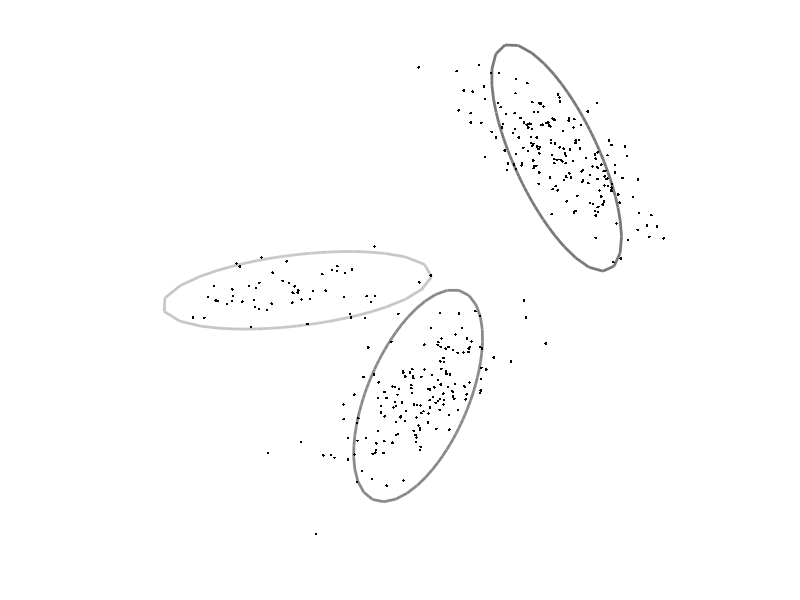
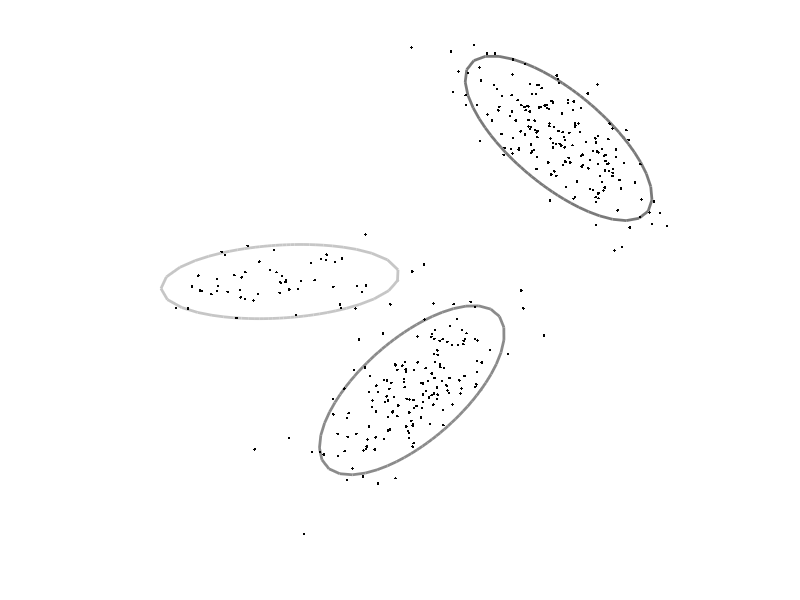

Here is the MATLAB script that generated these plots, in order:
function r=practicalMixGaussC

%The goal of this practical is to generate some data from an n-Dimensional
%mixtures of Gaussians model, and subsequently to fit an
%n-dimensional mixtures of Gaussians model to it to recover the original
%parameters

%You should use this template for your code and fill in the missing 
%sections marked "TO DO"

%close all open plots
close all;

%define true parameters for mixture of k Gaussians
%we will represent the mixtures of Gaussians as a Matlab structure
%in d dimenisions, the mean field
%will be a dxk matrix and the cov field will be a dxdxk matrix.
mixGaussTrue.k = 3;  
mixGaussTrue.d = 2;
mixGaussTrue.weight = [0.1309 0.3966 0.4725];
mixGaussTrue.mean(:,1) = [ 4.0491 ; 4.8597];
mixGaussTrue.mean(:,2) = [ 7.7578 ; 1.6335];
mixGaussTrue.mean(:,3) = [11.9945 ; 8.9206];
mixGaussTrue.cov(:,:,1) = [  4.2534    0.4791;  0.4791    0.3522];
mixGaussTrue.cov(:,:,2) = [  0.9729    0.8723;  0.8723    2.6317];
mixGaussTrue.cov(:,:,3) = [  0.9886   -1.2244; -1.2244    3.0187];

%define number of samples to generate
nData = 400;

%generate data from the mixture of Gaussians
%TO DO - fill in this routine (below)
data = mixGaussGen(mixGaussTrue,nData);

%draw data, true Gaussians
figure;
drawEMData2d(data,mixGaussTrue);
drawnow;

%define number of components to estimate
nGaussEst = 3;

%fit mixture of Gaussians
%TO DO fill in this routine (below)
figure;
mixGaussEst = fitMixGauss(data,nGaussEst);




%==========================================================================
%==========================================================================

%the goal of this function is to generate data from a k-dimensional
%mixtures of Gaussians structure.
function data = mixGaussGen(mixGauss,nData);

%create space for output data
data = zeros(mixGauss.d,nData);
%for each data point
for (cData =1:nData)
    %randomly choose Gaussian according to probability distributions
    h = sampleFromDiscrete(mixGauss.weight);
    %draw a sample from the appropriate Gaussian distribution
    %first sample from the covariance matrix (google how to do this - it
    %will involve the Matlab command 'chol').  Then add the mean vector
    %TO DO (f)- replace this
    L=chol(mixGauss.cov(:,:,h));
    x=randn(2,1);
    data(:,cData) =mixGauss.mean(:,h)+L*x;
    
   
end;
    
%==========================================================================
%==========================================================================

function mixGaussEst = fitMixGauss(data,k);
        
[nDim nData] = size(data);

%MAIN E-M ROUTINE 
%there are nData data points, and there is a hidden variable associated
%with each.  If the hidden variable is 0 this indicates that the data was
%generated by the first Gaussian.  If the hidden variable is 1 then this
%indicates that the hidden variable was generated by the second Gaussian
%etc.

postHidden = zeros(k, nData);

%in the E-M algorithm, we calculate a complete posterior distribution over
%the (nData) hidden variables in the E-Step.  In the M-Step, we
%update the parameters of the Gaussians (mean, cov, w).  

%we will initialize the values to random values
mixGaussEst.d = nDim;
mixGaussEst.k = k;
mixGaussEst.weight = (1/k)*ones(1,k);
%mixGaussEst.mean = 2*randn(nDim,k);
%make the mean seperate,not get together
mixGaussEst.mean = 15*rand(nDim,k);


for (cGauss =1:k)
    %mixGaussEst.cov(:,:,cGauss) = (0.5+1.5*rand(1))*eye(nDim,nDim);
    %make the initial circle bigger and increase the chance of converge
    mixGaussEst.cov(:,:,cGauss) = (1.5+1*rand(1))*eye(nDim,nDim);
end;

%calculate current likelihood
%TO DO - fill in this routine
logLike = getMixGaussLogLike(data,mixGaussEst);
fprintf('Log Likelihood Iter 0 : %4.3f\n',logLike);

nIter = 30;
for (cIter = 1:nIter)
   %Expectation step
   
   for (cData = 1:nData)
        %TO DO (g): fill in column of 'hidden' - calculate posterior probability that
        %this data point came from each of the Gaussians
        %replace this:
        prx=0;
        for (i=1:mixGaussEst.k)
            prx=prx+mixGaussEst.weight(i)*calcGaussianProb(data(:,cData),mixGaussEst.mean(:,i),mixGaussEst.cov(:,:,i));
        end;
        
        for (i=1:mixGaussEst.k)            
            postHidden(i,cData) = mixGaussEst.weight(i)*calcGaussianProb(data(:,cData),mixGaussEst.mean(:,i),mixGaussEst.cov(:,:,i))/prx;
        end;
        
   end;
   
   %Maximization Step
   
   %for each constituent Gaussian
   for (cGauss = 1:k) 
        %TO DO (h):  Update weighting parameters mixGauss.weight based on the total
        %posterior probability associated with each Gaussian. Replace this:
        mixGaussEst.weight(cGauss) = sum(postHidden(cGauss,:))/sum(postHidden(:)); 
        
        %TO DO (i):  Update mean parameters mixGauss.mean by weighted average
        %where weights are given by posterior probability associated with
        %Gaussian.  Replace this:
        mixGaussEst.mean(:,cGauss)=sum(postHidden(cGauss,:).*data(:,:),2)/sum(postHidden(cGauss,:));
       
        
        %TO DO (j):  Update covarance parameter based on weighted average of
        %square distance from update mean, where weights are given by
        %posterior probability associated with Gaussian
        mixGaussEst.cov(:,:,cGauss)=postHidden(cGauss,:).*(data-mixGaussEst.mean(:,cGauss))*(data-mixGaussEst.mean(:,cGauss))'/sum(postHidden(cGauss,:));
   end;
   
   %draw the new solution
   drawEMData2d(data,mixGaussEst);drawnow;

   %calculate the log likelihood
   logLike = getMixGaussLogLike(data,mixGaussEst);
   fprintf('Log Likelihood Iter %d : %4.3f\n',cIter,logLike);

end;


%==========================================================================
%==========================================================================

%the goal of this routine is to calculate the log likelihood for the whole
%data set under a mixture of Gaussians model. We calculate the log as the
%likelihood will probably be a very small number that Matlab may not be
%able to represent.
function logLike = getMixGaussLogLike(data,mixGaussEst);

%find total number of data items
nData = size(data,2);

%initialize log likelihoods
logLike = 0;

%run through each data item
for(cData = 1:nData)
    thisData = data(:,cData);    
    %TO DO - calculate likelihood of this data point under mixture of
    %Gaussians model. Replace this
    like = 0;
    for (i=1:mixGaussEst.k)
        like=like+mixGaussEst.weight(i)*calcGaussianProb(thisData,mixGaussEst.mean(:,i),mixGaussEst.cov(:,:,i));
    
    end;
    %add to total log like
    logLike = logLike+log(like);        
end;

%%calculate multivariate Gaussian Prob.
function pr = calcGaussianProb(data,gaussMean,gaussCov)

[nDim nData] = size(gaussMean);
pr = 1/((2*pi)^(nDim/2)*sqrt(det(gaussCov)))*exp(-0.5*(data-gaussMean).'*inv(gaussCov)*(data-gaussMean));

%==========================================================================
%==========================================================================

%The goal fo this routine is to draw the data in histogram form and plot
%the mixtures of Gaussian model on top of it.
function r = drawEMData2d(data,mixGauss)


set(gcf,'Color',[1 1 1]);
plot(data(1,:),data(2,:),'k.');

for (cGauss = 1:mixGauss.k)
    drawGaussianOutline(mixGauss.mean(:,cGauss),mixGauss.cov(:,:,cGauss),mixGauss.weight(cGauss));
    hold on;
end;
plot(data(1,:),data(2,:),'k.');
axis square;axis equal;
axis off;
hold off;drawnow;

    


%=================================================================== 
%===================================================================

%draw 2DGaussian
function r= drawGaussianOutline(m,s,w)

hold on;
angleInc = 0.1;

c = [0.9*(1-w) 0.9*(1-w) 0.9*(1-w)];


for (cAngle = 0:angleInc:2*pi)
    angle1 = cAngle;
    angle2 = cAngle+angleInc;
    [x1 y1] = getGaussian2SD(m,s,angle1);
    [x2 y2] = getGaussian2SD(m,s,angle2);
    plot([x1 x2],[y1 y2],'k-','LineWidth',2,'Color',c);
end

%===================================================================
%===================================================================

%find position of in xy co-ordinates at 2SD out for a certain angle
function [x,y]= getGaussian2SD(m,s,angle1)

if (size(s,2)==1)
    s = diag(s);
end;

vec = [cos(angle1) sin(angle1)];
factor = 4/(vec*inv(s)*vec');

x = cos(angle1) *sqrt(factor);
y = sin(angle1) *sqrt(factor);

x = x+m(1);
y = y+m(2);

%==========================================================================
%==========================================================================

%draws a random sample from a discrete probability distribution using a
%rejection sampling method
function r = sampleFromDiscrete(probDist);

nIndex = length(probDist);
while(1)
    %choose random index
    r=ceil(rand(1)*nIndex);
    %choose random height
    randHeight = rand(1);
    %if height is less than probability value at this point in the
    %histogram then select
    if (randHeight<probDist(r))
        break;
    end;
end;

